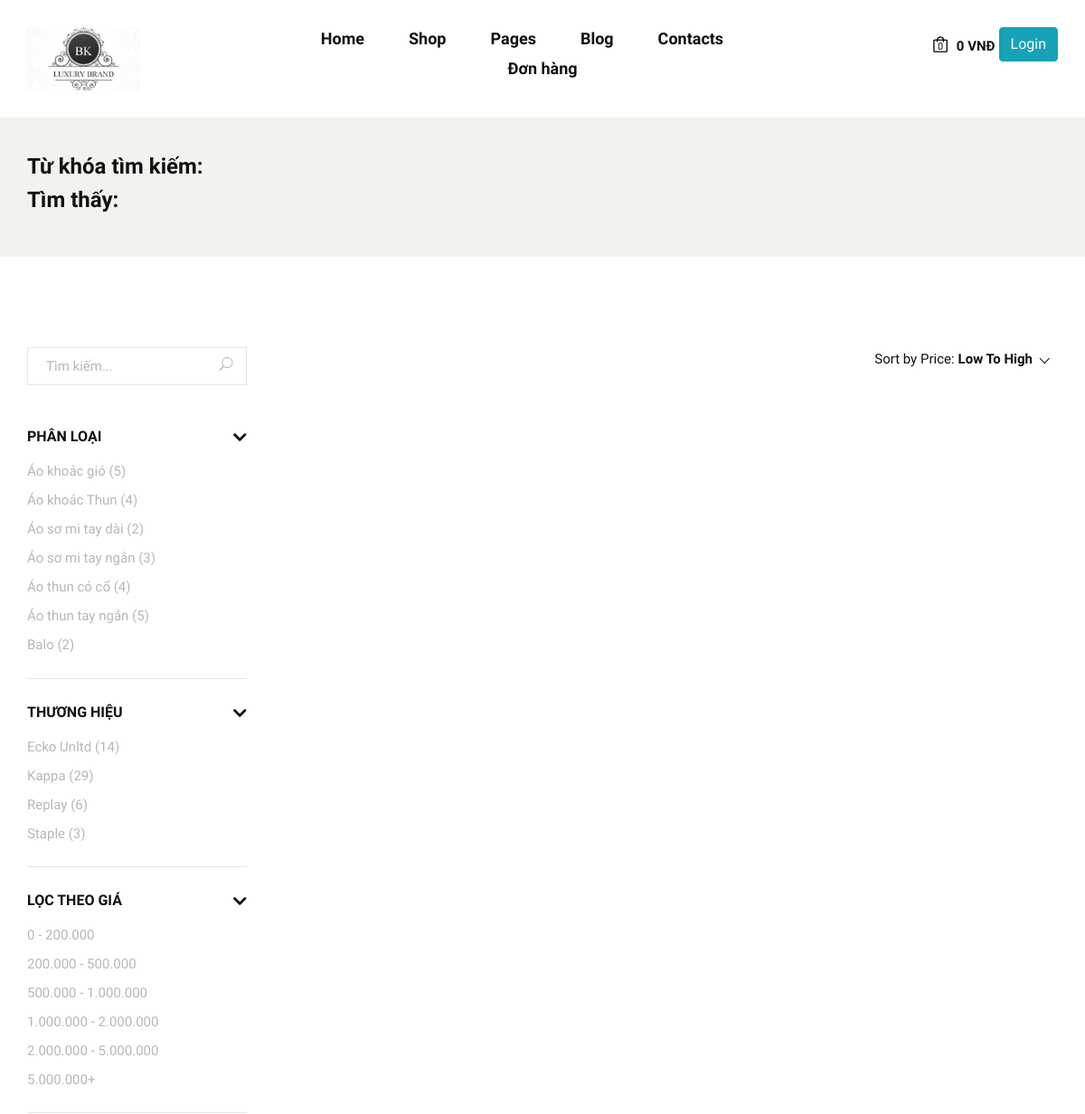
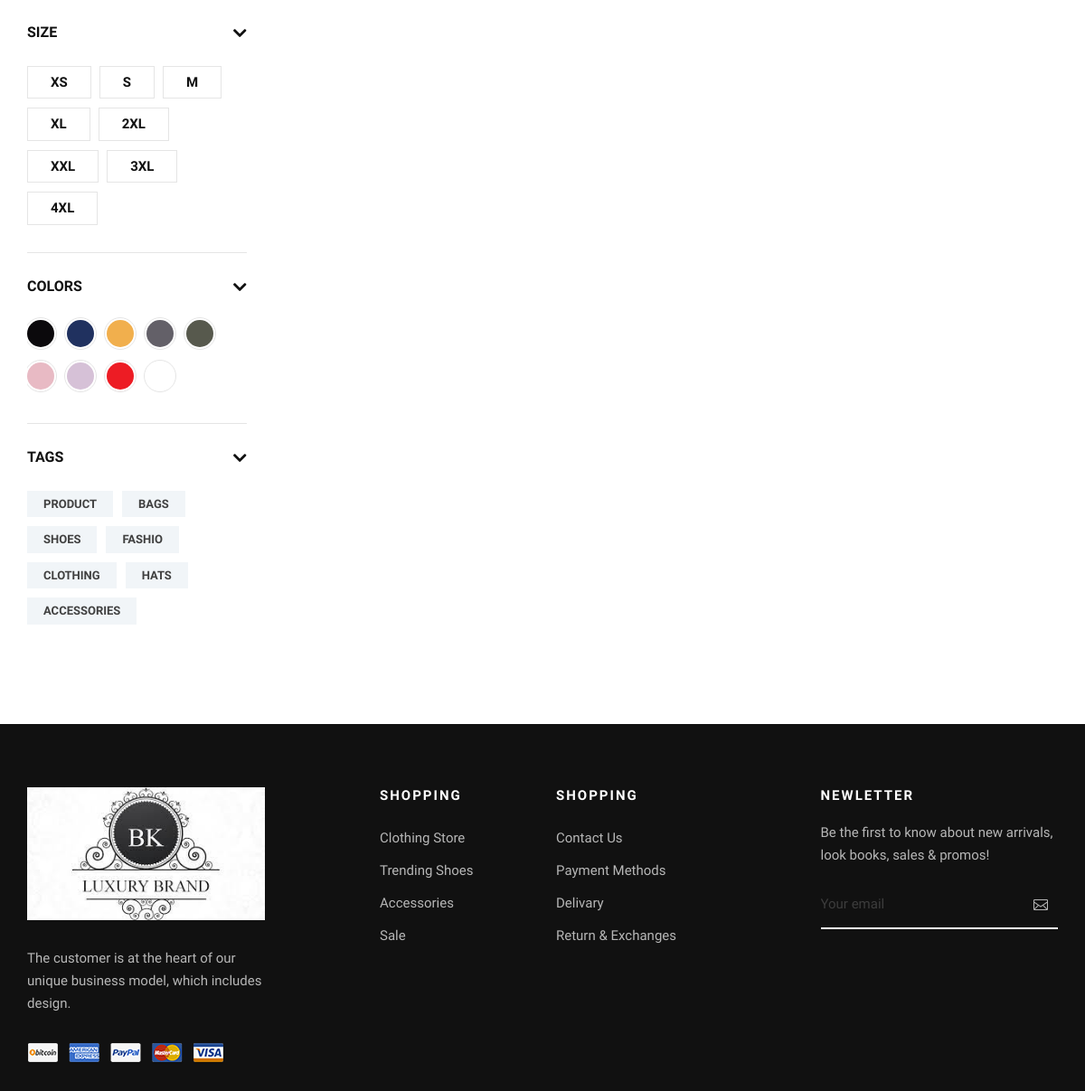
Screenshot of /search.php with the database file from the repository (2 pictures, top to bottom).
### tables this page shows
CREATE TABLE `tbl_category` (
  `categoryId` int(11) NOT NULL,
  `categoryName` varchar(255) NOT NULL
);

CREATE TABLE `tbl_brand` (
  `brandId` int(11) NOT NULL,
  `brandName` varchar(255) NOT NULL
);

### classes/category.php (called while the page is built, shortened)
<?php
	$filepath = realpath(dirname(__FILE__));
	include_once ($filepath.'/../lib/database.php');
class category
{
	private $db;
	public function __construct()
	{
		$this->db = new Database();
	}
	public function showCategorybyName(){
		$query ="SELECT * FROM tbl_category ORDER BY categoryName ASC";
		$result = $this->db->select($query);
		return $result;
	}
}
?>

### lib/database.php (called while the page is built, shortened)
<?php
Class Database{
   public $host   = DB_HOST;
   public $user   = DB_USER;
   public $pass   = DB_PASS;
   public $dbname = DB_NAME;
   public $link;
private function connectDB(){
   $this->link = new mysqli($this->host, $this->user, $this->pass,
    $this->dbname);
   mysqli_set_charset($this->link,"utf8");
 }
public function select($query){
  $result = $this->link->query($query) or
   die($this->link->error.__LINE__);
  if($result->num_rows > 0){
    return $result;
  } else {
    return false;
  }
 }
}

### classes/product.php (called while the page is built, shortened)
<?php
	$filepath = realpath(dirname(__FILE__));
	include_once ($filepath.'/../lib/database.php');
class product
{
	private $db;
	public function __construct()
	{
		$this->db = new Database();
	}
    public function search_product_by_category($categoryID){
        $query = "SELECT * FROM tbl_product WHERE categoryId = '$categoryID' ORDER BY productName ASC";
        $result = $this->db->select($query);
        return $result;
    }
    public function search_product_by_brand($brandID){
        $query = "SELECT * FROM tbl_product WHERE brandId = '$brandID' ORDER BY productName ASC";
        $result = $this->db->select($query);
        return $result;
    }
}
?>

### classes/brand.php (called while the page is built, shortened)
<?php
	$filepath = realpath(dirname(__FILE__));
	include_once ($filepath.'/../lib/database.php');
class brand
{
	private $db;
	public function __construct()
	{
		$this->db = new Database();
	}
	public function showBrandbyName(){
		$query ="SELECT * FROM tbl_brand ORDER BY brandName ASC";
		$result = $this->db->select($query);
		return $result;
	}
}
?>

### inc/sidebar_in_shoppage.php (the view, shortened to what this page needs)
<div class="row">
                <div class="col-lg-3">
                    <div class="shop__sidebar">
                        <div class="shop__sidebar__search">
                            <form action="search.php" method="post">
                                <input type="text" placeholder="Tìm kiếm..." name="tukhoa">
                                <button type="submit" name="search_product" ><span class="icon_search"></span></button>
                            </form>
                        </div>
                        <div class="shop__sidebar__accordion">
                            <div class="accordion" id="accordionExample">
                                <div class="card">
                                    <div class="card-heading">
                                        <a data-toggle="collapse" data-target="#collapseOne">Phân Loại</a>
                                    </div>
                                    <div id="collapseOne" class="collapse show" data-parent="#accordionExample">
                                        <div class="card-body">
                                            <div class="shop__sidebar__categories">
                                                <ul class="nice-scroll">
                                                    <?php
                                                         $catlist = $category->showCategorybyName();
                                                        if($catlist != false) {
                                                            while ($row = $catlist->fetch_assoc()) {
                                                                $product_by_category = $product->search_product_by_category($row['categoryId']);
                                                                if($product_by_category != false){
                                                                    $num = mysqli_num_rows($product_by_category);
                                                                }
                                                                else{
                                                                    $num = 0;
                                                                }
                                                                ?>
                                                            <li><a href="productbycat.php?categoryId=<?php echo $row['categoryId']; ?>"><?php echo $row['categoryName'];   echo " ($num)";?> </a></li>
                                                    <?php    }  ?>
                                                    <?php }   ?>
                                                </ul>
                                            </div>
                                        </div>
                                    </div>
                                </div>
                                <div class="card">
                                    <div class="card-heading">
                                        <a data-toggle="collapse" data-target="#collapseTwo">Thương Hiệu</a>
                                    </div>
                                    <div id="collapseTwo" class="collapse show" data-parent="#accordionExample">
                                        <div class="card-body">
                                            <div class="shop__sidebar__brand">
                                                <ul>
                                                <?php
                                                         $brandlist = $brand->showBrandbyName();
                                                        if($brandlist != false) {
                                                            while ($row = $brandlist->fetch_assoc()) {
                                                                $product_by_brand = $product->search_product_by_brand($row['brandId']);
                                                                if($product_by_brand != false){
                                                                    $num = mysqli_num_rows($product_by_brand);
                                                                }
                                                                else{
                                                                    $num = 0;
                                                                }
                                                                ?>
                                                            <li><a href="productbybrand.php?brandId=<?php echo $row['brandId']; ?>"><?php echo $row['brandName']; echo " ($num)";?></a></li>
                                                    <?php    }  ?>
                                                    <?php }   ?>
                                                </ul>
                                            </div>
                                        </div>
                                    </div>
                                </div>
                                <div class="card">
                                    <div class="card-heading">
                                        <a data-toggle="collapse" data-target="#collapseThree">Lọc Theo Giá</a>
                                    </div>
                                    <div id="collapseThree" class="collapse show" data-parent="#accordionExample">
                                        <div class="card-body">
                                            <div class="shop__sidebar__price">
                                                <ul>
                                                    <li><a href="productbyprice.php?pricelv=0"> 0 - 200.000</a></li>
                                                    <li><a href="productbyprice.php?pricelv=1"> 200.000 - 500.000</a></li>
                                                    <li><a href="productbyprice.php?pricelv=2">500.000 - 1.000.000</a></li>
                                                    <li><a href="productbyprice.php?pricelv=3">1.000.000 - 2.000.000</a></li>
                                                    <li><a href="productbyprice.php?pricelv=4">2.000.000 - 5.000.000</a></li>
                                                    <li><a href="productbyprice.php?pricelv=5">5.000.000+</a></li>
                                                </ul>
                                            </div>
                                        </div>
                                    </div>
                                </div>
                                <div class="card">
                                    <div class="card-heading">
                                        <a data-toggle="collapse" data-target="#collapseFour">Size</a>
                                    </div>
                                    <div id="collapseFour" class="collapse show" data-parent="#accordionExample">
                                        <div class="card-body">
                                            <div class="shop__sidebar__size">
                                                <label for="xs">xs
                                                </label>
                                                <label for="sm">s
                                                </label>
                                                <label for="md">m
                                                </label>
                                                <label for="xl">xl
                                                </label>
                                                <label for="2xl">2xl
                                                </label>
                                                <label for="xxl">xxl
                                                </label>
                                                <label for="3xl">3xl
                                                </label>
                                                <label for="4xl">4xl
                                                </label>
                                            </div>
                                        </div>
                                    </div>
                                </div>
                                <div class="card">
                                    <div class="card-heading">
                                        <a data-toggle="collapse" data-target="#collapseFive">Colors</a>
                                    </div>
                                    <div id="collapseFive" class="collapse show" data-parent="#accordionExample">
                                        <div class="card-body">
                                            <div class="shop__sidebar__color">
                                                <label class="c-1" for="sp-1">
                                                </label>
                                                <label class="c-2" for="sp-2">
                                                </label>
                                                <label class="c-3" for="sp-3">
                                                </label>
                                                <label class="c-4" for="sp-4">
                                                </label>
                                                <label class="c-5" for="sp-5">
                                                </label>
                                                <label class="c-6" for="sp-6">
                                                </label>
                                                <label class="c-7" for="sp-7">
                                                </label>
                                                <label class="c-8" for="sp-8">
                                                </label>
                                                <label class="c-9" for="sp-9">
                                                </label>
                                            </div>
                                        </div>
                                    </div>
                                </div>
                                <div class="card">
                                    <div class="card-heading">
                                        <a data-toggle="collapse" data-target="#collapseSix">Tags</a>
                                    </div>
                                    <div id="collapseSix" class="collapse show" data-parent="#accordionExample">
                                        <div class="card-body">
                                            <div class="shop__sidebar__tags">
                                                <a href="#">Product</a>
                                                <a href="#">Bags</a>
                                                <a href="#">Shoes</a>
                                                <a href="#">Fashio</a>
                                                <a href="#">Clothing</a>
                                                <a href="#">Hats</a>
                                                <a href="#">Accessories</a>
                                            </div>
                                        </div>
                                    </div>
                                </div>
                            </div>
                        </div>
                    </div>
                </div>
                <div class="col-lg-9">
                    <div class="shop__product__option">
                        <div class="row">
                            <div class="col-lg-6 col-md-6 col-sm-6">
                            </div>
                            <div class="col-lg-6 col-md-6 col-sm-6">
                                <div class="shop__product__option__right">
                                    <p>Sort by Price:</p>
                                </div>
                            </div>
                        </div>
                    </div>

### rows the page displays
tbl_category: categoryName "Áo khoác gió", num "5"
tbl_category: categoryName "Áo khoác Thun", num "4"
tbl_category: categoryName "Áo sơ mi tay dài", num "2"
tbl_category: categoryName "Áo sơ mi tay ngắn", num "3"
tbl_category: categoryName "Áo thun có cổ", num "4"
tbl_category: categoryName "Áo thun tay ngắn", num "5"
tbl_category: categoryName "Balo", num "2"
tbl_brand: brandName "Ecko Unltd", num "14"
tbl_brand: brandName "Kappa", num "29"
tbl_brand: brandName "Replay", num "6"
tbl_brand: brandName "Staple", num "3"
